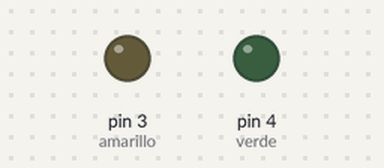
A sketch run on a simulated Arduino Uno, built with avr-gcc and run on an emulated ATmega328P. On the bench: output pins drawn as LEDs (lit = HIGH).

Above: at 2.5 s.
At 5.5 s:
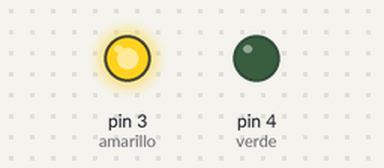
At 11.0 s:
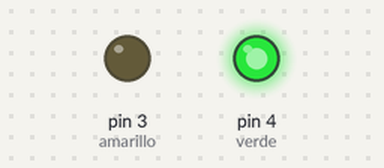
Timing chart, 0 to 20.8 s (numbered marks = the images above):
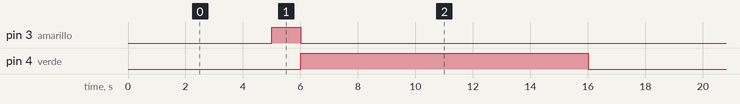

Measured:
- by itself, pin 3 (amarillo): alternates HIGH for 1.0 s and LOW for 15.0 s
- by itself, pin 4 (verde): alternates HIGH for 10.0 s and LOW for 6.0 s
- by itself, everything shown: repeats every 16.0 s, in 3 steps

The sketch:

sketch_aug26b_copy_20240827104221.ino
```cpp
#define rojo       2
#define amarillo   3
#define verde      4

void setup()
 {

pinMode(amarillo, OUTPUT);
pinMode(verde, OUTPUT);
}

void loop()
{
digitalWrite( rojo, HIGH);
delay(5000);
digitalWrite( rojo, LOW);

digitalWrite( amarillo, HIGH);
delay(1000);
digitalWrite( amarillo, LOW);

digitalWrite( verde, HIGH);
delay(10000);
digitalWrite( verde, LOW);
}
```
